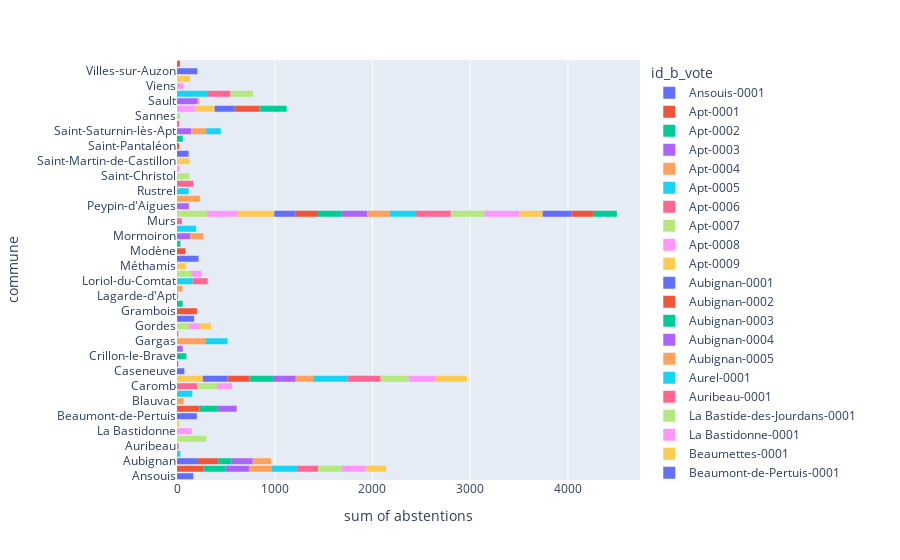

The cell this chart's notebook holds for it:
### Code cell
fig = px.histogram(resultats_bureaux, y="commune", x="p_abs/ins", color="id_b_vote")
fig.show()
